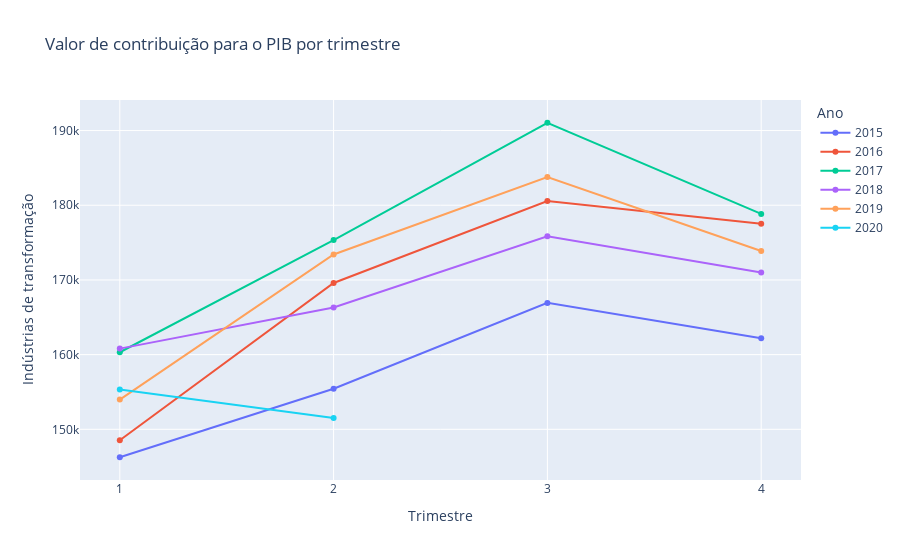

Here is the notebook cell this chart was saved with:
### Code cell
# Exemplo de plot com multiplas linhas
# fig.update_layout() é usado para modificar todas as características do gráfico
fig = px.line(data_frame=filtered_df, x='Trimestre', y='Indústrias de transformação', title='Valor de contribuição para o PIB por trimestre', markers=True, color='Ano')
fig.update_xaxes(type='category')
fig.show()

### Figure 1 — Plotly figure (JSON) as saved in the notebook; plotly's stock layout.template omitted (floating-point values rounded to 4 significant figures)
{"data": [{"hovertemplate": "Ano=2015<br>Trimestre=%{x}<br>Indústrias de transformação=%{y}<extra></extra>", "legendgroup": "2015", "line": {"color": "#636efa", "dash": "solid"}, "marker": {"symbol": "circle"}, "mode": "lines+markers", "name": "2015", "orientation": "v", "showlegend": true, "type": "scatter", "x": [1, 2, 3, 4], "xaxis": "x", "y": [146261, 155431, 166928, 162193], "yaxis": "y"}, {"hovertemplate": "Ano=2016<br>Trimestre=%{x}<br>Indústrias de transformação=%{y}<extra></extra>", "legendgroup": "2016", "line": {"color": "#EF553B", "dash": "solid"}, "marker": {"symbol": "circle"}, "mode": "lines+markers", "name": "2016", "orientation": "v", "showlegend": true, "type": "scatter", "x": [1, 2, 3, 4], "xaxis": "x", "y": [148544, 169592, 180574, 177529], "yaxis": "y"}, {"hovertemplate": "Ano=2017<br>Trimestre=%{x}<br>Indústrias de transformação=%{y}<extra></extra>", "legendgroup": "2017", "line": {"color": "#00cc96", "dash": "solid"}, "marker": {"symbol": "circle"}, "mode": "lines+markers", "name": "2017", "orientation": "v", "showlegend": true, "type": "scatter", "x": [1, 2, 3, 4], "xaxis": "x", "y": [160319, 175333, 191044, 178837], "yaxis": "y"}, {"hovertemplate": "Ano=2018<br>Trimestre=%{x}<br>Indústrias de transformação=%{y}<extra></extra>", "legendgroup": "2018", "line": {"color": "#ab63fa", "dash": "solid"}, "marker": {"symbol": "circle"}, "mode": "lines+markers", "name": "2018", "orientation": "v", "showlegend": true, "type": "scatter", "x": [1, 2, 3, 4], "xaxis": "x", "y": [160804, 166302, 175841, 170984], "yaxis": "y"}, {"hovertemplate": "Ano=2019<br>Trimestre=%{x}<br>Indústrias de transformação=%{y}<extra></extra>", "legendgroup": "2019", "line": {"color": "#FFA15A", "dash": "solid"}, "marker": {"symbol": "circle"}, "mode": "lines+markers", "name": "2019", "orientation": "v", "showlegend": true, "type": "scatter", "x": [1, 2, 3, 4], "xaxis": "x", "y": [153977, 173406, 183775, 173879], "yaxis": "y"}, {"hovertemplate": "Ano=2020<br>Trimestre=%{x}<br>Indústrias de transformação=%{y}<extra></extra>", "legendgroup": "2020", "line": {"color": "#19d3f3", "dash": "solid"}, "marker": {"symbol": "circle"}, "mode": "lines+markers", "name": "2020", "orientation": "v", "showlegend": true, "type": "scatter", "x": [1, 2], "xaxis": "x", "y": [155338, 151527], "yaxis": "y"}], "layout": {"legend": {"title": {"text": "Ano"}, "tracegroupgap": 0}, "title": {"text": "Valor de contribuição para o PIB por trimestre"}, "xaxis": {"anchor": "y", "domain": [0, 1], "title": {"text": "Trimestre"}, "type": "category"}, "yaxis": {"anchor": "x", "domain": [0, 1], "title": {"text": "Indústrias de transformação"}}}}
